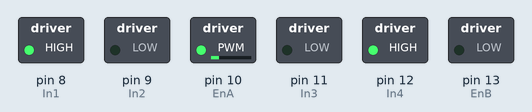
Recording of a sketch running on a simulated Arduino Uno, built with avr-gcc and run on an emulated ATmega328P. Shown: switched loads named in the sketch (green lamp = pin HIGH).

Above: at 0.05 s.
At 4.1 s:
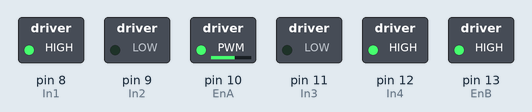
At 5.2 s:
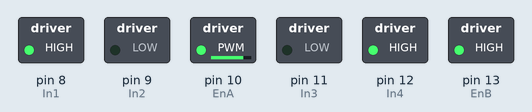
At 8.2 s:
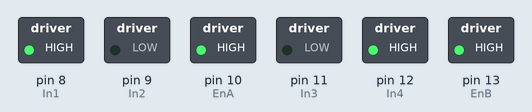
At 12.3 s:
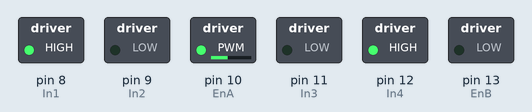
At 16.4 s:
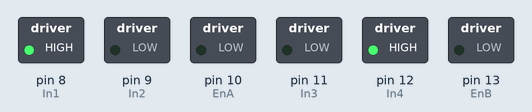
Timing chart, 0 to 18.9 s (numbered marks = the images above):
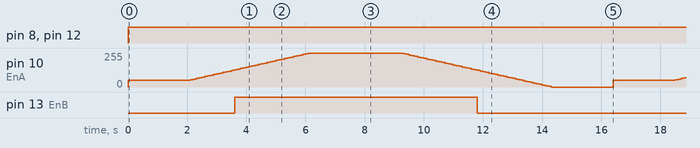

The sketch:

UNO_MOTOR.ino
```cpp
/*
 * Motor1 pins
 */
int In1 = 8;
int In2 = 9;
int EnA = 10;

/*
 * Motor2 pins
 */
int In3 = 11;
int In4 = 12;
int EnB = 13;

void setup()
{
    pinMode(In1,OUTPUT);
    pinMode(In2,OUTPUT);
    pinMode(EnA,OUTPUT);
    pinMode(In3,OUTPUT);
    pinMode(In4,OUTPUT);
    pinMode(EnB,OUTPUT);
}

void loop()
{
    int speed;

    /* Set motor1 direction clockwise */
    digitalWrite(In1, HIGH);
    digitalWrite(In2, LOW);

    /* Set motor1 direction anticlockwise */
    digitalWrite(In3, LOW);
    digitalWrite(In4, HIGH);

    /* Start */
    analogWrite(EnA, 50);
    analogWrite(EnB, 50);
    delay(2000);

    /* Speed up */
    for (speed = 50; speed <= 255; speed += 5)
    {
        analogWrite(EnA, speed);
        analogWrite(EnB, speed);
        delay(100);
    }

    /* Speed keeping */
    analogWrite(EnA, 255);
    analogWrite(EnB, 255);
    delay(3000);

    /* Speed down */
    for (speed = 255; speed >= 0; speed -= 5)
    {
        analogWrite(EnA, speed);
        analogWrite(EnB, speed);
        delay(100);
    }

    /* Stop */
    analogWrite(EnA, 0);
    analogWrite(EnB, 0);
    delay(2000);
}
```

Measured:
- by itself, pin 8 (In1), pin 12 (In4): LOW → HIGH at 0.00 s
- by itself, pin 13 (EnB): alternates HIGH for 8.2 s and LOW for 8.2 s
